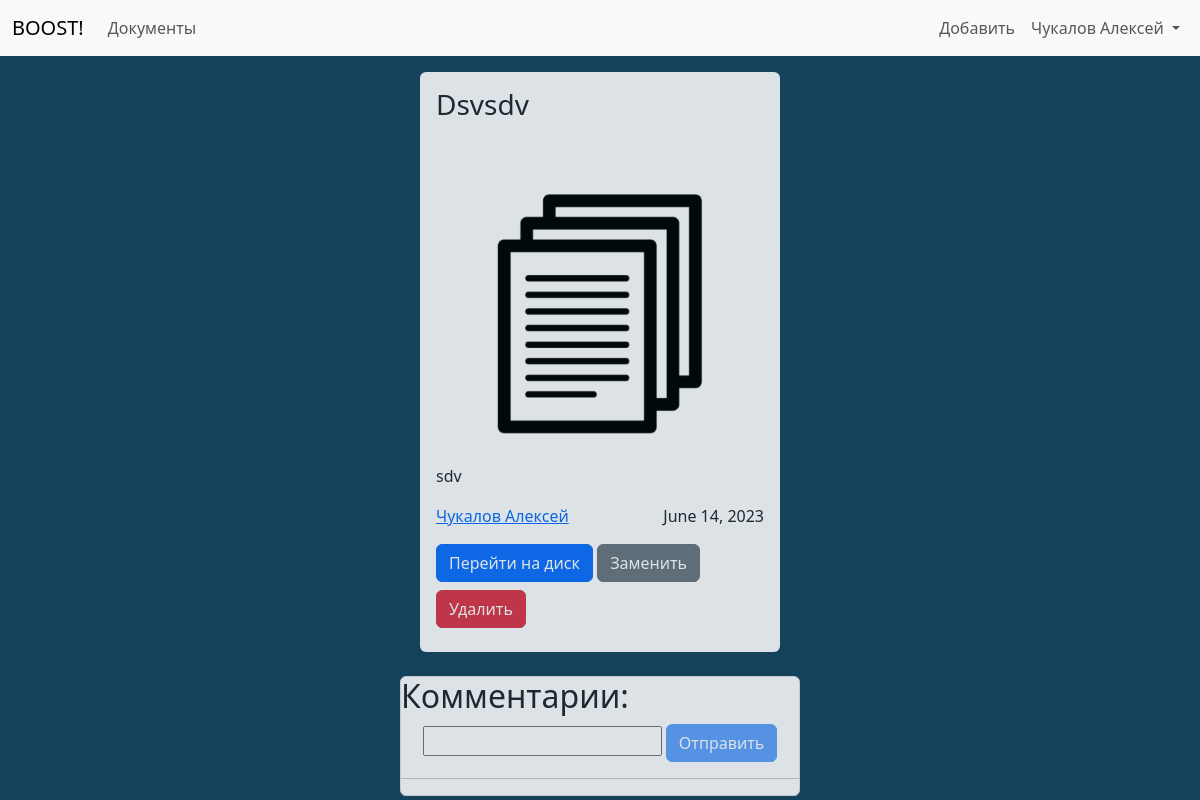
The page /document7/ (signed in) on the database as committed earlier.
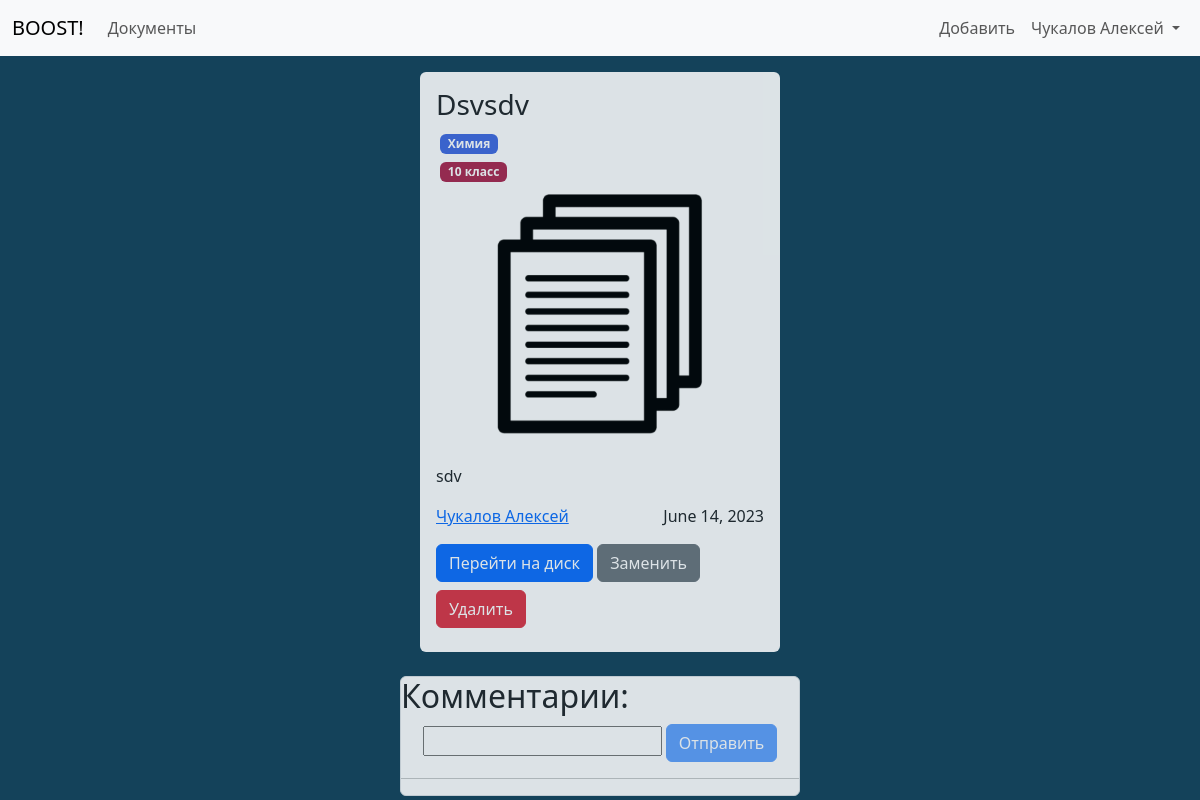
The same page on the database as committed later.
### accounts/models.py (models this page shows, shortened)
class User (AbstractBaseUser):
    objects = UserManager()
    email = models.EmailField(
        verbose_name='email address',
        max_length=255,
        unique=True
    )
    username = models.CharField(
        verbose_name='username',
        max_length=30,
        unique=True
    )
    avatar = models.ImageField(
        verbose_name='Avatar',
        default=DEFAULT_AVATAR,
        upload_to='media/',
        blank=False,
    )
    first_name = models.CharField(
        verbose_name='first name',
        max_length=30
    )
    last_name = models.CharField(
        verbose_name='last name',
        max_length=30
    )
    bookmarks = models.ManyToManyField(
        Doc,
        blank=True
    )
    is_active = models.BooleanField(default=True)
    staff = models.BooleanField(default=False)
    admin = models.BooleanField(default=False)
    USERNAME_FIELD = 'email'
    REQUIRED_FIELDS = ['username', 'first_name', 'last_name']
    def __str__(self):
        return f'{self.last_name} {self.first_name}'

### app/models.py (models this page shows, shortened)
class Doc (models.Model):
    title = models.CharField(max_length=255)
    description = models.CharField(max_length=511, blank=True)
    link = models.URLField(max_length=255, unique=True)
    path = models.CharField(max_length=127)
    preview = models.ImageField(
        upload_to='media/',
        blank=False,
        default='media/default_images/default_document.png'
    )
    likes = models.IntegerField(default=0)
    dislikes = models.IntegerField(default=0)
    comments = models.IntegerField(default=0)
    studies = models.ManyToManyField(Study)
    subjects = models.ManyToManyField(Subject)
    author = models.ForeignKey(User, on_delete=models.CASCADE)
    date = models.DateField()

### app/tags.py (models this page shows, shortened)
class Subject (models.Model):
    name = models.CharField(max_length=31, unique=True)
    color = models.CharField(max_length=7, unique=True)

class Study (models.Model):
    level = models.CharField(max_length=15, unique=True)
    color = models.CharField(max_length=7, unique=True)

### app/views.py (the view, shortened to what this page needs)
# urls.py: path('document<int:pk>/', login_required(views.doc_page, login_url='/login/'), name='doc_page'),
def doc_page(request, pk):
    doc = Doc.objects.get(pk=pk)
    doc.title = doc.title.capitalize()
    context = {
        'doc': doc
    }
    form = CommentForm()
    context['form'] = form
    return render(request, 'doc_page.html', context)

### app/forms.py
class CommentForm(forms.Form):
    comment = forms.CharField(
        widget=forms.TextInput,
        max_length=511
    )

### app/templates/doc_page.html (shortened to what this page needs)
<!DOCTYPE html>
{% load static %}
<html lang="en">
<head>
    <link rel="stylesheet" href="{% static 'bootstrap.min.css' %}">
    <link rel="stylesheet" href="{% static 'styles/doc_page.css' %}">
    <link rel="stylesheet" href="{% static 'styles/main.css' %}">
</head>
<body onload="load()">
    <header class="mb-3">
        {% include 'menu.html' %}
    </header>
    <main class="d-flex justify-content-center">
        <section class="col-4">
                    <section class="d-flex justify-content-center">
                        <section id="docCard" class="rounded p-3 mb-4">
                            <section class="">
                                <div class="d-flex justify-content-between">
                                    <h3>{{doc.title}}</h3>
                                    <button class="btn" name="bookmark" id="bookmarkBtn" onclick="postBookmark();setTimeout(loadData, 50)"></button>
                                </div>
                                <div class="mb-2">
                                    <div class="d-flex">
                                        {% for subject in doc.subjects.all %}
                                        <span class="badge m-1" style="background-color: {{subject.color}}">
                                            {{subject.name}}
                                        </span>
                                    {% endfor %}
                                    </div>
                                    <div class="d-flex">
                                        {% for study in doc.studies.all %}
                                        <span class="badge m-1" style="background-color: {{study.color}}">
                                            {{study.level}}
                                        </span>
                                    {% endfor %}
                                    </div>
                                </div>
                                <div class="d-flex justify-content-center">
                                    <img src="{{doc.preview.url}}" id="docImage" class="mb-3 " alt="">
                                </div>
                                    <div class="d-flex justify-content-center">
                                        <button class="btn" name="like" id="likeBtn" onclick="postLike();setTimeout(loadData, 50)"></button>
                                        <button class="btn" id="dislikeBtn" name="dislike" onclick="postDislike();setTimeout(loadData, 50)"></button>
                                        <button class="btn" id="commentBtn"></button>
                                    </div>
                                <p>{{doc.description}}</p>
                                <section class="d-flex justify-content-between">
                                    <a href="/id{{doc.author.pk}}">{{doc.author}}</a>
                                    <p>{{doc.date}}</p>
                                </section>
                                <section class="d-flex justify-content-center">
                                    <form method="POST">
                                        <a href="{{doc.link}}" class="btn btn-primary mb-2">
                                            Перейти на диск
                                        </a>
                                        {% if user == doc.author %}
                                            <a href="edit/" class="btn btn-secondary mb-2">
                                                Заменить
                                            </a>
                                            <input type="submit" name="delete" class="btn btn-danger mb-2" value="Удалить">
                                        {% endif %}
                                    </form>
                                </section>
                            </section>
                        </section>
                    </section>
                    <section class="border border-1 rounded" id="commentsSection">
                        <h2>Комментарии:</h2>
                        <div class="d-flex justify-content-center">
                            <form method="POST">
                                <input type="text" id="messageInput" name="messageInput">
                                <input class="btn btn-primary" type="button" id="messageButton" value="Отправить" onclick="postComment();setTimeout(loadData, 50)" disabled>
                            </form>
                        </div>
                        <hr>
                    </section>
        </section>
    </main>
</body>
</html>

### app/templates/menu.html (shortened to what this page needs)
<nav class="navbar navbar-expand-lg bg-body-tertiary">
        <div class="container-fluid">
          <div class="d-flex">
          {% if request.path == '/' %}
          <a class="navbar-brand" href="#">BOOST!</a>
          {% else %}
          <a class="navbar-brand" href="/">BOOST!</a>
          {% endif %}
          {% if request.path != '/docs/' %}
          <ul class="navbar-nav">
            <li class="nav-item">
              <a class="nav-link" href="/docs/">Документы</a>
            </li>
          </ul>
          {% endif %}
          </div>
            <div class="d-flex justify-content-end">
          <div class="collapse navbar-collapse" id="navbarNavDropdown">
            <ul class="navbar-nav">
              {% if request.user.is_authenticated %}
                <li class="nav-item">
                  <a class="nav-link" href="/create">Добавить</a>
                </li>
              <div class="dropdown-center">
                <li class="nav-item dropdown">
                  <a class="nav-link dropdown-toggle" href="#" role="button" data-bs-toggle="dropdown" aria-expanded="false">
                    {{request.user}}
                  </a>
                </li>
              </div>
              {% else %}
              <li class="nav-item">
                <a class="nav-link" href="/login">Войти</a>
              </li>
              {% endif %}
            </ul>
            </div>
          </div>
        </div>
      </nav>

### static/styles/doc_page.css (style rules this page uses)
#docCard { max-width: 30vw; background-color: #fff; opacity: 0.85; }
#commentsSection { background-color: #fff; opacity: 0.85; }
#docImage { max-width: 20vw; }

### static/styles/main.css (style rules this page uses)
body { background-color: #14425A; }
img { width: 100%; }

Rows that differ between the two databases and show on the page:
added Subject: name "Химия"
added Study: level "10 класс"
